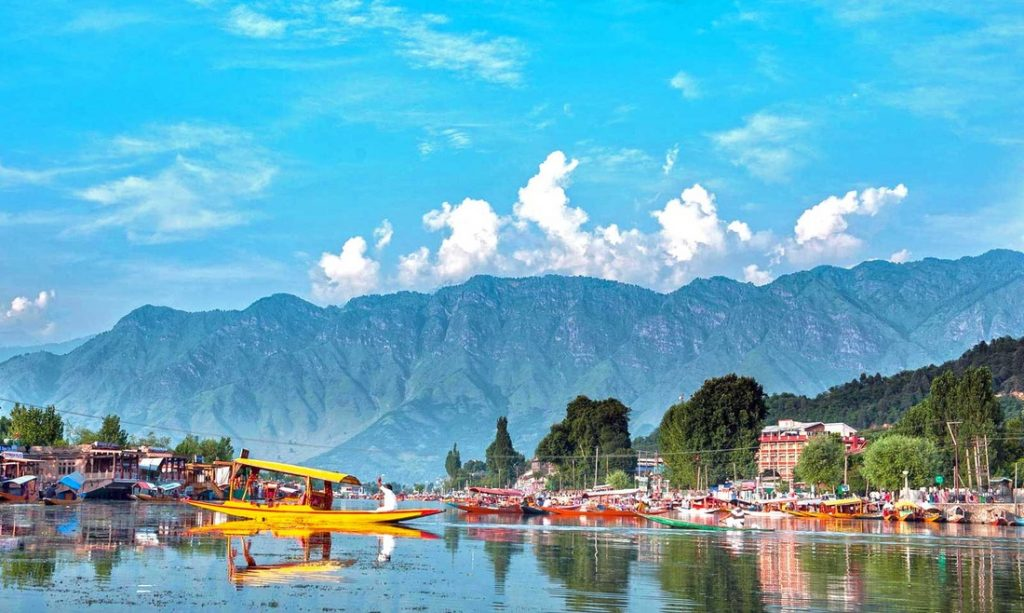
#> input picture image.jpg, 1024 x 613 px
$ python 006-Convert-to-Black-and-White.py
#> lines starting #> are read from the running program, lines starting #| are printed output that depends on the picture; after the words box and inside, x2 and y2 are one past the last pixel; in counts of white or black regions, pixels touching at a corner belong together
import cv2

# Load the color or grayscale image
image = cv2.imread('image.jpg')  # Replace with your image file path
#> image is the input picture: shape (613, 1024, 3); mean B, G, R 191.3, 168.5, 100.9

# Check if the image was successfully loaded
if image is None:
    print("Error: Could not open or find the image.")
else:
    # Convert the image to grayscale if it's a color image
    if len(image.shape) == 3:
        image = cv2.cvtColor(image, cv2.COLOR_BGR2GRAY)
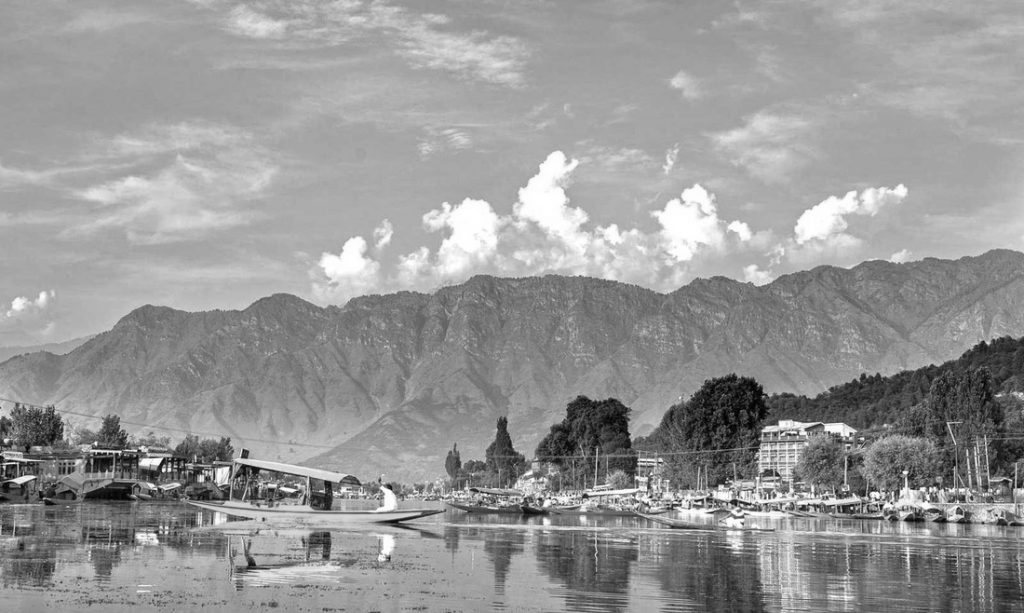
#> image: shape (613, 1024); min 0, max 255, mean 150.9

    # Apply a threshold to create a binary black and white image
    _, black_and_white_image = cv2.threshold(image, 128, 255, cv2.THRESH_BINARY)
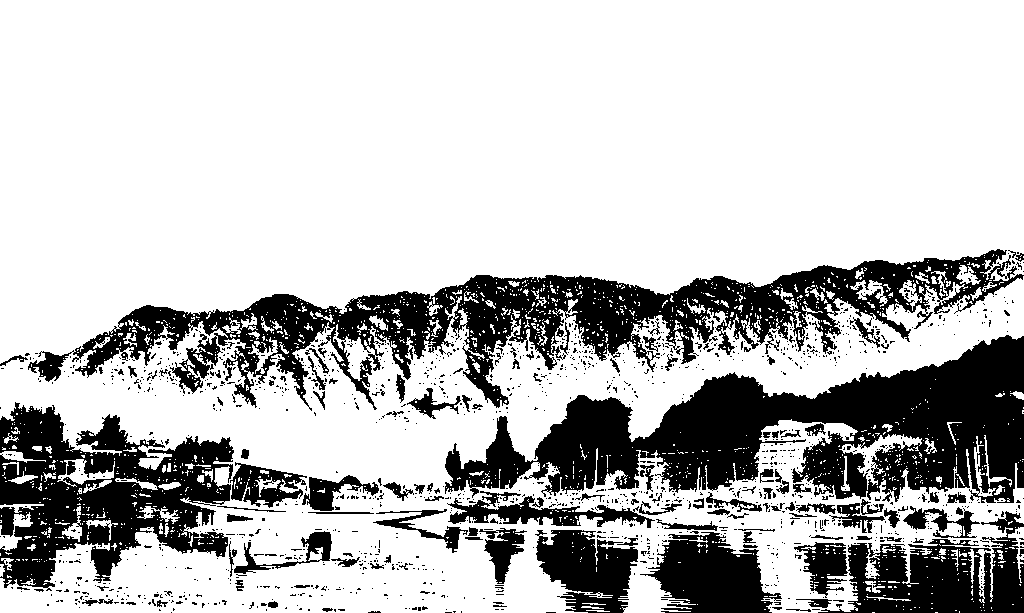
#> black_and_white_image: shape (613, 1024); 74.6% white; 1437 black regions (1311 under 20 px), largest, box (x1, y1, x2, y2) and area: (445, 335, 1024, 503) 45455, (28, 249, 1024, 411) 43560, (0, 402, 234, 591) 23005

    # Display the original and black & white images
    cv2.imshow('Original Image', image)
    cv2.imshow('Black & White Image', black_and_white_image)

    # Wait for a key press indefinitely or for a specific time (e.g., 3000 milliseconds)
    cv2.waitKey(0)

    # Close all OpenCV windows
    cv2.destroyAllWindows()
